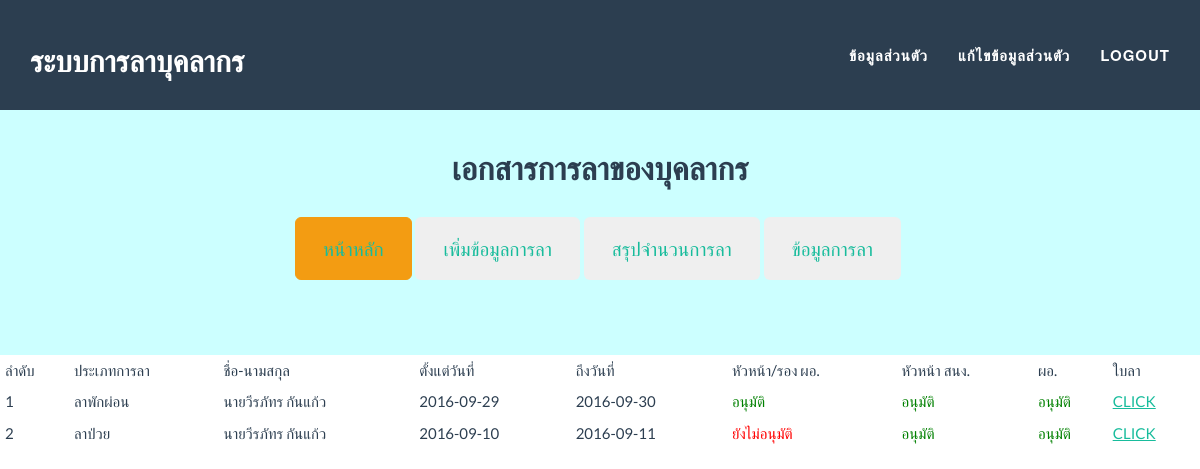
The app's page /datalaper.php (signed in), older data.
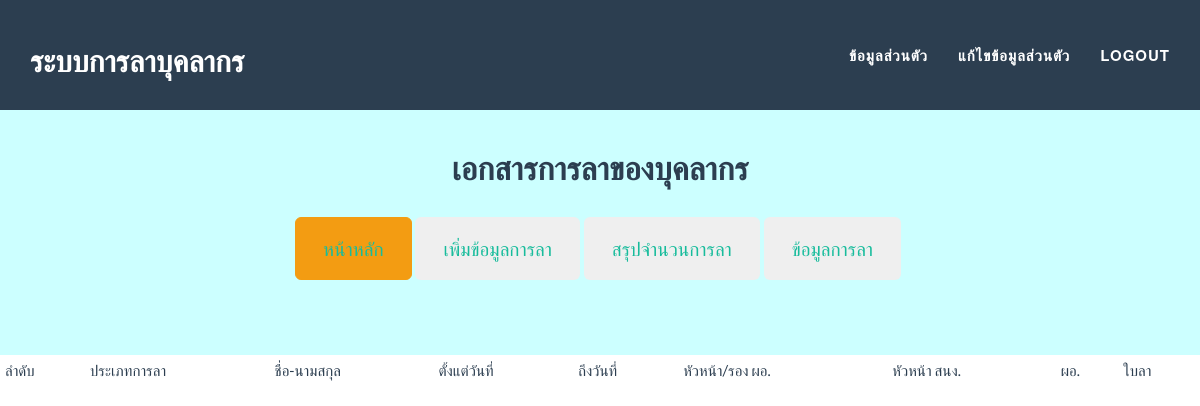
The same page, newer data.
### tables this page shows
CREATE TABLE `la_detail` (
  `id_detail` int(11) NOT NULL AUTO_INCREMENT,
  `id_type` int(11) DEFAULT NULL,
  `sdate` varchar(255) DEFAULT NULL,
  `ndate` varchar(255) DEFAULT NULL,
  `comment` varchar(255) DEFAULT NULL,
  `id_personal` int(11) DEFAULT NULL,
  `id_personal_tan` int(11) NOT NULL,
  `now_date` varchar(50) DEFAULT NULL,
  `status1` varchar(255) DEFAULT NULL,
  `status2` varchar(255) DEFAULT NULL,
  `status3` varchar(255) DEFAULT NULL,
  `file` varchar(255) DEFAULT NULL,
  `namla` int(10) DEFAULT NULL,
  `numlatotal` int(5) NOT NULL,
  `id_boss` int(5) NOT NULL,
  PRIMARY KEY (`id_detail`)
);

CREATE TABLE `la_type` (
  `id_type` int(11) NOT NULL DEFAULT '0',
  `nametype` varchar(255) DEFAULT NULL,
  PRIMARY KEY (`id_type`)
);

CREATE TABLE `la_prefix` (
  `id_prefix` int(11) NOT NULL DEFAULT '0',
  `nameprefix` varchar(255) DEFAULT NULL,
  PRIMARY KEY (`id_prefix`)
);

CREATE TABLE `la_personal` (
  `id_personal` int(11) NOT NULL AUTO_INCREMENT,
  `id_prefix` int(11) DEFAULT NULL,
  `username` varchar(50) DEFAULT NULL,
  `password` int(11) DEFAULT NULL,
  `fname` varchar(255) DEFAULT NULL,
  `lname` varchar(255) DEFAULT NULL,
  `email` varchar(100) NOT NULL,
  `id_position` int(11) DEFAULT NULL,
  `id_subdepart` int(11) DEFAULT NULL,
  `id_departmaent` int(11) DEFAULT NULL,
  `id_boss` int(11) DEFAULT NULL,
  `tel` varchar(255) DEFAULT NULL,
  `permission` int(5) NOT NULL,
  `colagela` int(5) NOT NULL,
  `imgper` varchar(200) NOT NULL,
  PRIMARY KEY (`id_personal`)
);

### config.php (called while the page is built, shortened)
<?php
function db()
{
	return $GLOBALS['mysqli'];
}
?>

### datalaper.php (the view, shortened to what this page needs)
<?php
include 'config.php';
?>
<!DOCTYPE html>
<html lang="en">
	<head>
	<link href="css/bootstrap.min.css" rel="stylesheet">
	<link href="css/freelancer.css" rel="stylesheet">
    <link href="css/font.css" rel="stylesheet">
	<link href="font-awesome/css/font-awesome.min.css" rel="stylesheet" type="text/css">
	</head>
<body id="page-top" class="index">
	<?php include 'menu.php';?>
<br>
    <br>
<table class="table table-condensed">
	<tr>
		<td>ลำดับ</td>
		<td>ประเภทการลา</td>
		<td>ชื่อ-นามสกุล</td>
		<td>ตั้งแต่วันที่</td>
		<td>ถึงวันที่</td>
		<td>หัวหน้า/รอง ผอ.</td>
		<td>หัวหน้า สนง.</td>
        <td>ผอ.</td>
        <td>ใบลา</td>
        </tr>
<?php
$query = db()->query('SELECT id_detail,id_type,sdate,ndate,comment,id_personal,now_date,status1,status2,status3,file FROM la_detail where id_personal="'.$_SESSION['iduser'].'"');
$count=1;
while(list($id_detail,$id_type,$sdate,$ndate,$comment,$id_personal,$now_date,$status1,$status2,$status3,$file) = $query->fetch_row())
{
?>
<tr>
		<td><?php echo $count++;?></td>
		<td><?php
		$query1 = db()->query('SELECT * from la_type where id_type="'.$id_type.'"');
		$row = $query1->fetch_assoc();
		echo $row['nametype'];
		?></td>
		<td><?php
		$query2 = db()->query('SELECT * from la_personal where id_personal="'.$id_personal.'"');
		$row2 = $query2->fetch_assoc();
		$query3 = db()->query('SELECT * from la_prefix where id_prefix="'.$row2['id_prefix'].'"');
		$row3 = $query3->fetch_assoc();
		echo $row3['nameprefix'].$row2['fname']." ".$row2['lname'];
		?></td>
		<td><?php echo $sdate;?></td>
		<td><?php echo $ndate;?></td>
        <td>  <?php
			if($status1==0){
				echo "<font color='red'>ยังไม่อนุมัติ</font>";
			}else{
				echo "<font color='green'>อนุมัติ</font>";
			}
		?></td>
        <td><?php
			if($status2==0){
				echo "<font color='red'>ยังไม่อนุมัติ</font>";
			}else{
				echo "<font color='green'>อนุมัติ</font>";
			}
		?></td>
        <td><?php
			if($status3==0){
				echo "<font color='red'>ยังไม่อนุมัติ</font>";
			}else{
				echo "<font color='green'>อนุมัติ</font>";
			}
		?></td>
        <td>
         <?php
         $queryq22 = db()->query('SELECT * from la_detail where id_detail="'.$id_detail.'"');
         $rowq22 = $queryq22->fetch_assoc();
			if($rowq22['id_type']==1){
			?>	 <a href="from1pdf.php?id_detail=<?php echo $rowq22['id_detail'];?>" target="_blank">CLICK</a>
			<?php }else{?>
				<a href="from2pdf.php?id_detail=<?php echo $rowq22['id_detail'];?>" target="_blank">CLICK</a>
			<?php }
		?>
        </td>
		</tr>
<?php
}
?>
</table>
</body>
</html>

Row changes from the older to the newer data that the page shows:
removed la_detail: id_type.nametype "ลาพักผ่อน", la_prefix.nameprefix "นาย", id_personal.fname "วีรภัทร", id_personal.lname "กันแก้ว", sdate "2016-09-29", ndate "2016-09-30", status1 "อนุมัติ", status2 "อนุมัติ", status3 "อนุมัติ"
removed la_detail: id_type.nametype "ลาป่วย", la_prefix.nameprefix "นาย", id_personal.fname "วีรภัทร", id_personal.lname "กันแก้ว", sdate "2016-09-10", ndate "2016-09-11", status1 "ยังไม่อนุมัติ", status2 "อนุมัติ", status3 "อนุมัติ"
